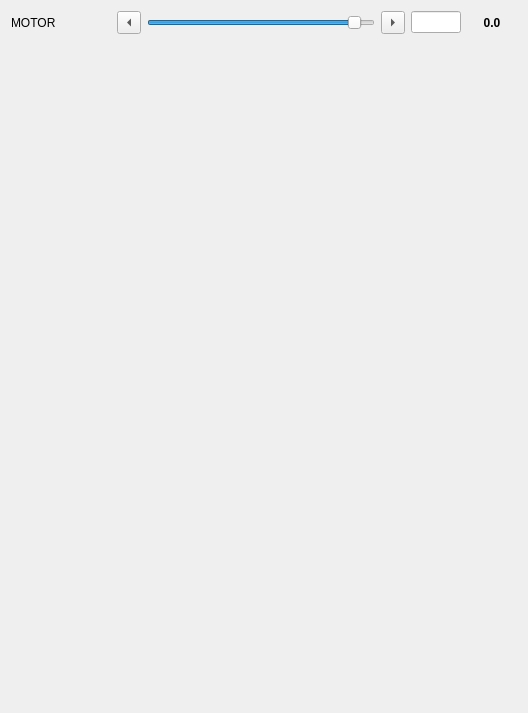
               <widget class="QWidget" name="page_6">
                <property name="geometry">
                 <rect>
                  <x>0</x>
                  <y>0</y>
                  <width>528</width>
                  <height>713</height>
                 </rect>
                </property>
                <attribute name="label">
                 <string>Verify Counts on Detector</string>
                </attribute>
                <layout class="QVBoxLayout" name="verticalLayout_7">
                 <item>
                  <layout class="QHBoxLayout" name="horizontalLayout_7">
                   <item>
                    <widget class="QLabel" name="cntsMotorLbl">
                     <property name="minimumSize">
                      <size>
                       <width>100</width>
                       <height>0</height>
                      </size>
                     </property>
                     <property name="text">
                      <string>MOTOR</string>
                     </property>
                    </widget>
                   </item>
                   <item>
                    <widget class="QToolButton" name="cntsSubtractBtn">
                     <property name="text">
                      <string>...</string>
                     </property>
                     <property name="arrowType">
                      <enum>Qt::LeftArrow</enum>
                     </property>
                    </widget>
                   </item>
                   <item>
                    <widget class="QSlider" name="cntsMotorSlider">
                     <property name="minimum">
                      <number>-3000</number>
                     </property>
                     <property name="maximum">
                      <number>200</number>
                     </property>
                     <property name="value">
                      <number>0</number>
                     </property>
                     <property name="orientation">
                      <enum>Qt::Horizontal</enum>
                     </property>
                    </widget>
                   </item>
                   <item>
                    <widget class="QToolButton" name="cntsAddBtn">
                     <property name="text">
                      <string>...</string>
                     </property>
                     <property name="arrowType">
                      <enum>Qt::RightArrow</enum>
                     </property>
                    </widget>
                   </item>
                   <item>
                    <widget class="QLineEdit" name="cntsMotorSetpointFld">
                     <property name="maximumSize">
                      <size>
                       <width>50</width>
                       <height>16777215</height>
                      </size>
                     </property>
                    </widget>
                   </item>
                   <item>
                    <widget class="QLabel" name="cntsMotorFbkLbl">
                     <property name="minimumSize">
                      <size>
                       <width>50</width>
                       <height>0</height>
                      </size>
                     </property>
                     <property name="maximumSize">
                      <size>
                       <width>50</width>
                       <height>16777215</height>
                      </size>
                     </property>
                     <property name="font">
                      <font>
                       <weight>75</weight>
                       <bold>true</bold>
                      </font>
                     </property>
                     <property name="text">
                      <string>0.0</string>
                     </property>
                     <property name="alignment">
                      <set>Qt::AlignCenter</set>
                     </property>
                    </widget>
                   </item>
                  </layout>
                 </item>
                 <item>
                  <spacer name="verticalSpacer_6">
                   <property name="orientation">
                    <enum>Qt::Vertical</enum>
                   </property>
                   <property name="sizeHint" stdset="0">
                    <size>
                     <width>20</width>
                     <height>118</height>
                    </size>
                   </property>
                  </spacer>
                 </item>
                </layout>
               </widget>
